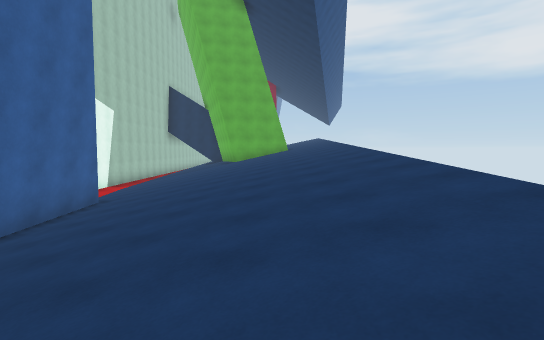
[1] (above)

23 first-person views from a walk through a Unity game level. The camera is 1.4 m above the floor, tilts 4° down and sees 85° across. The floor is counted in squares, 2 m on a side. Each view is taken from the middle of a square. On the plan, view 1 faces up. The plan holds only what a view shows up to about 10 squares ahead; the rest is blank. The place goes on beyond the plan. The player is left out.

[2]
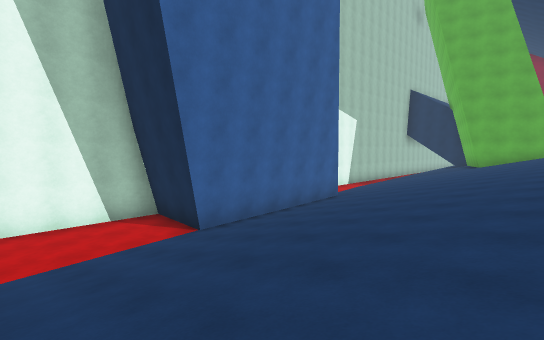

[3]
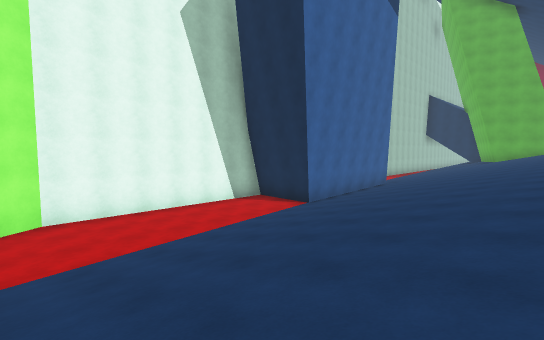

[4]
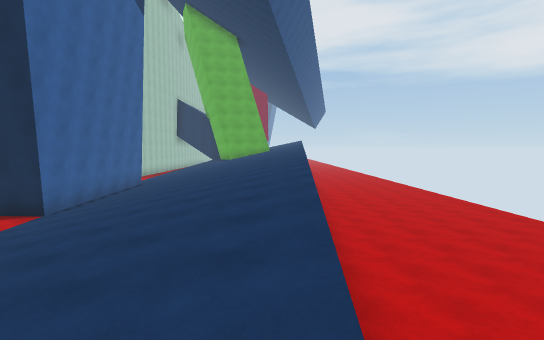

[5]
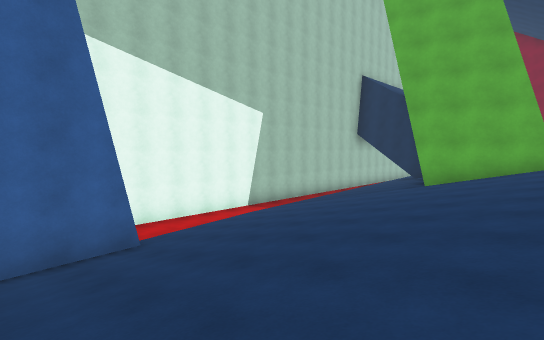

[6]
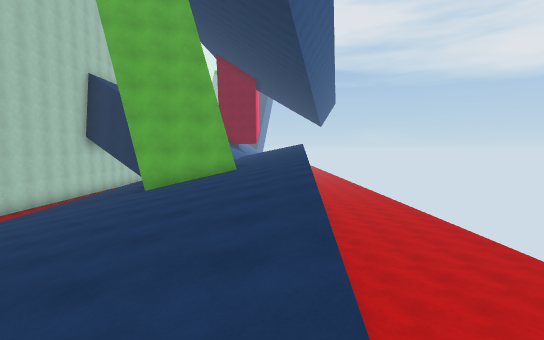

[7]
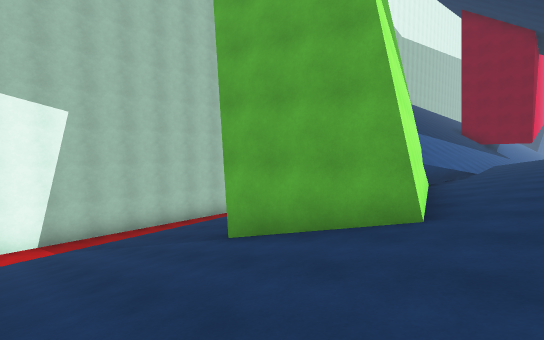

[8]
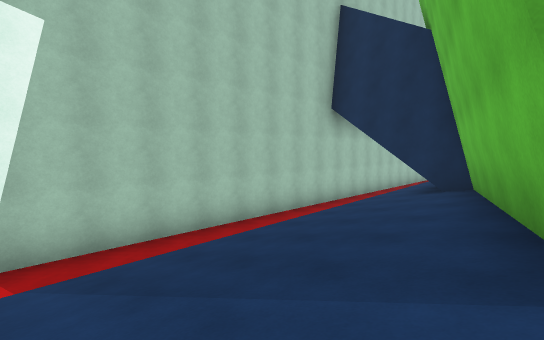

[9]
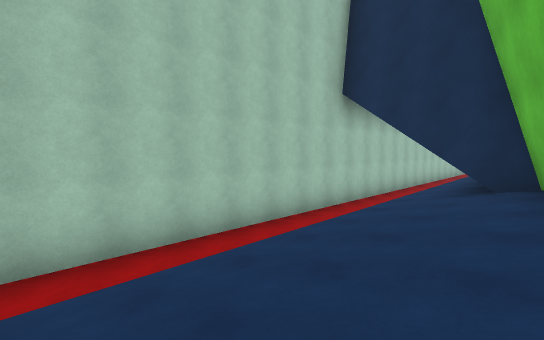

[10]
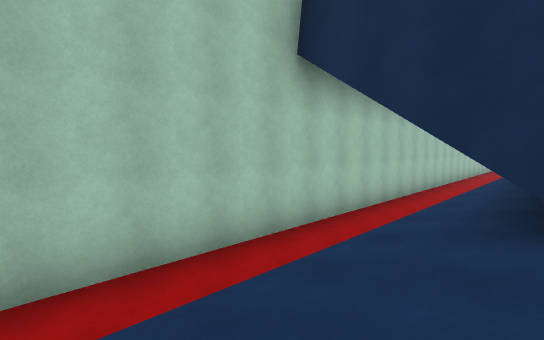

[11]
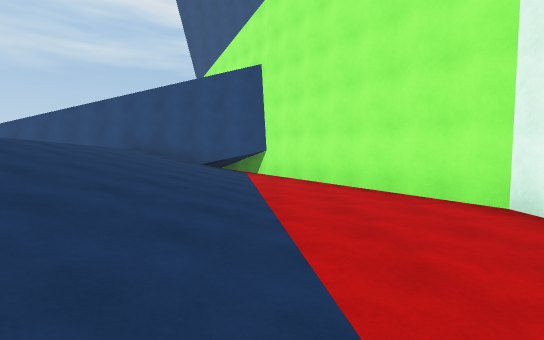

[12]
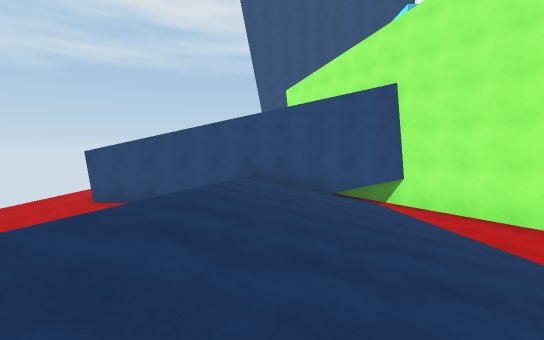

[13]
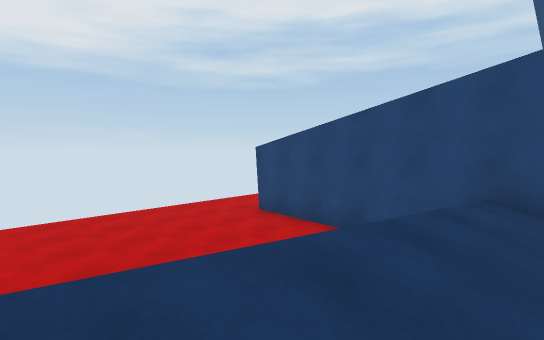

[14]
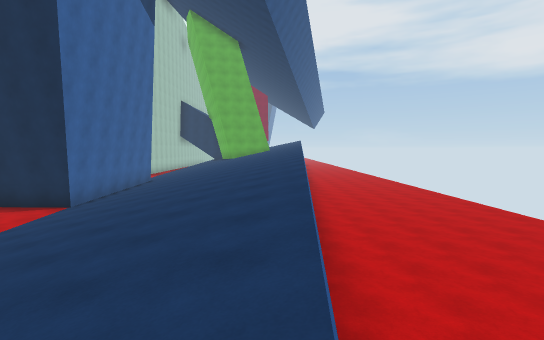

[15]
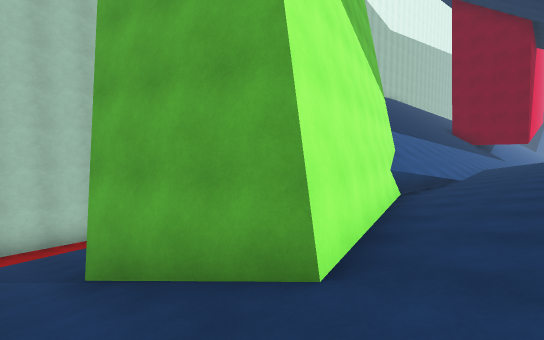

[16]
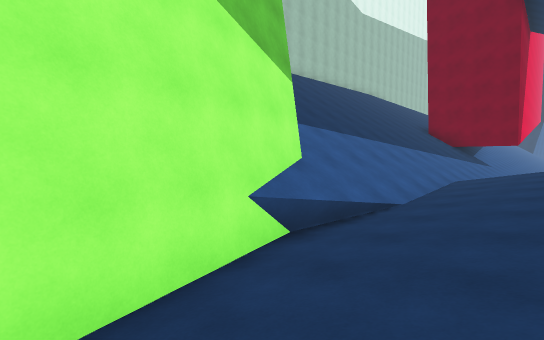

[17]
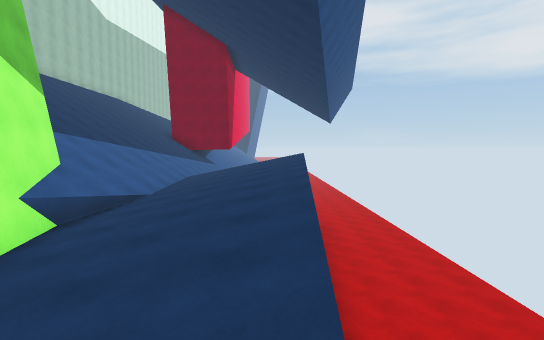

[18]
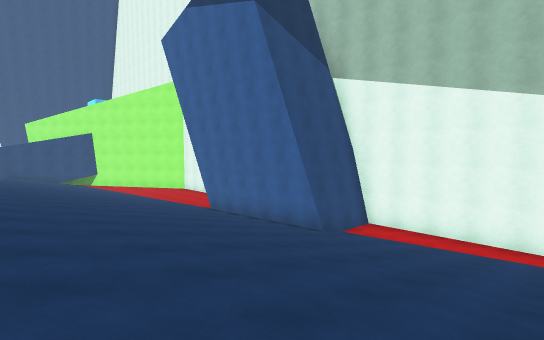

[19]
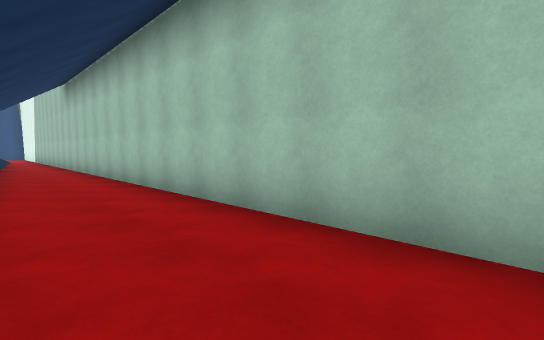

[20]
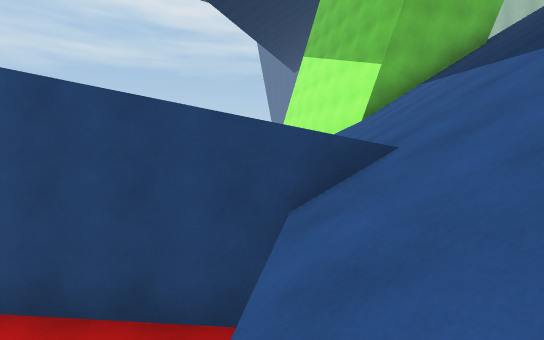

[21]
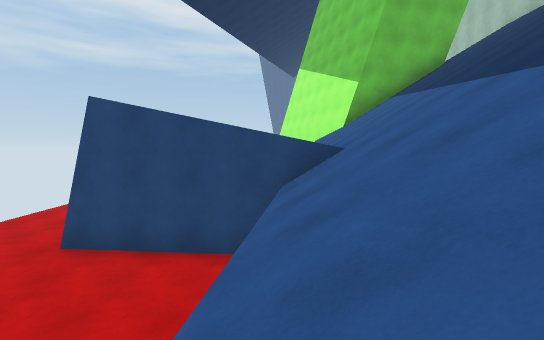

[22]
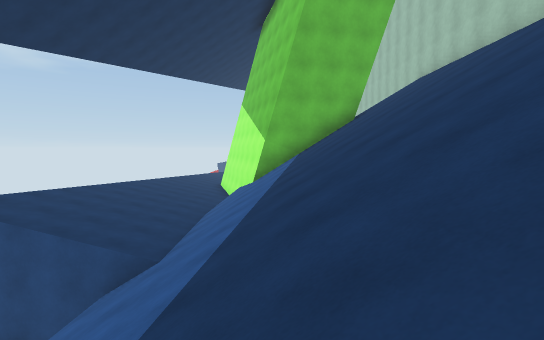

[23]
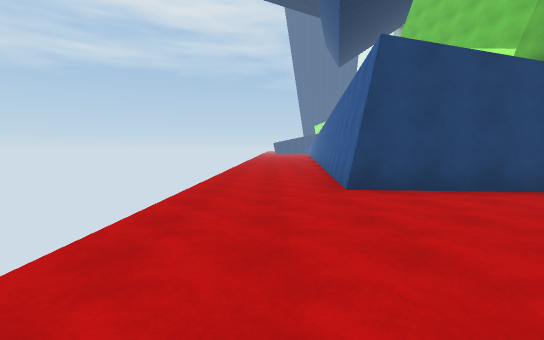

### Floor plan
Key: @ floor where view 1 was taken; # wall or solid block; . floor; / step, stairs or slope; v drop or lower ground.
Columns run from 8 left of view 1 to 7 right of it. Each row starts with its distance up from view 1.
 33 #...
 32 #...  /  /    .
 31 #... // //   ...
 30 #...//////. ....
 29 #...//////......
 28 #..////// ......
 27 #..///////#v....
 26 #../////////#...
 25 #../////////#...
 24 #.. ////////#...
 23 #.. ////////#...
 22 #../###/////#...
 21 #../####////v...
 20 #../####//// ...
 19 #..//###////
 18 #.///####///
 17 #.////###///
 16 #.////###///....
 15 #.////##/// ....
 14 #.///////// ....
 13 #.///////// ....
 12 #.///////// ....
 11 #./////////v....
 10 #..//////// ...
  9 #../////////..
  8 ####///////
  7    #///////
  6    #///////
  5    #///////.....
  4    #////// .....
  3 ####////// .....
  2 #...//////v.....
  1 #...//////v.....
  0 #...////@/ .....
 -1 #...///////....
 -2 #...//////....
 -3 #...//////...
 -4 #..../////
 -5 ##.../////  ....
 -6  ##../////  ....
 -7   #..////   ....
 -8   ##.////v .....
 -9    #.////v .....
-10    ###########..
-11      #        ..

Positions as (right, up) in squares from view 1, and headings:
1: (0, 0), facing up
2: (1, -1), facing up-left
3: (1, -5), facing up-left
4: (1, -5), facing up
5: (1, 6), facing up-left
6: (2, 6), facing up
7: (2, 12), facing up-left
8: (-2, 13), facing up-left
9: (-3, 14), facing up-left
10: (-4, 17), facing up-left
11: (-4, 0), facing down
12: (0, -1), facing down
13: (0, -5), facing down-right
14: (1, -6), facing up
15: (2, 14), facing up-left
16: (2, 18), facing up-left
17: (3, 16), facing up
18: (2, 13), facing down-left
19: (-5, 33), facing down-left
20: (1, 30), facing down
21: (1, 32), facing down
22: (-2, 32), facing down
23: (6, 32), facing down
